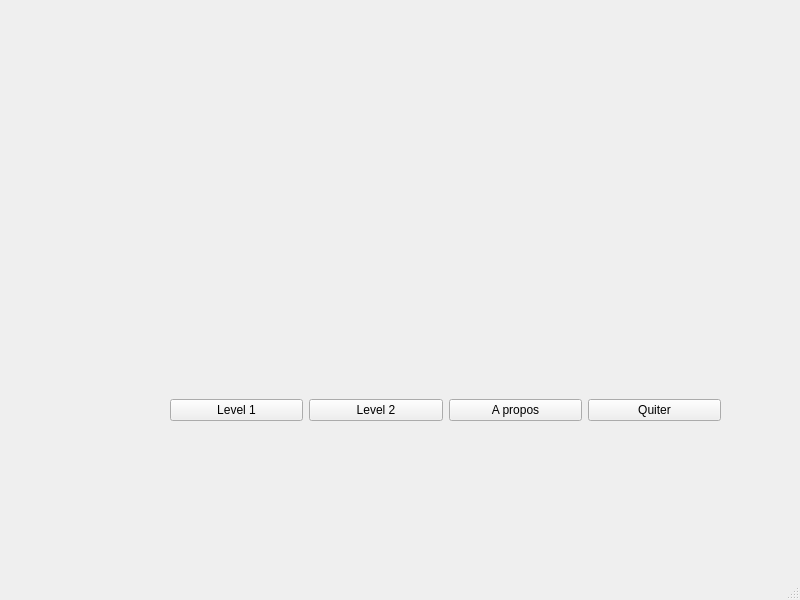
<?xml version="1.0" encoding="UTF-8"?>
<ui version="4.0">
 <class>MainWindow</class>
 <widget class="QMainWindow" name="MainWindow">
  <property name="geometry">
   <rect>
    <x>0</x>
    <y>0</y>
    <width>800</width>
    <height>600</height>
   </rect>
  </property>
  <property name="cursor">
   <cursorShape>PointingHandCursor</cursorShape>
  </property>
  <property name="windowTitle">
   <string>MainWindow</string>
  </property>
  <widget class="QWidget" name="centralwidget">
   <widget class="QWidget" name="horizontalLayoutWidget">
    <property name="geometry">
     <rect>
      <x>170</x>
      <y>370</y>
      <width>551</width>
      <height>80</height>
     </rect>
    </property>
    <layout class="QHBoxLayout" name="horizontalLayout">
     <item>
      <widget class="QPushButton" name="play_btn2">
       <property name="text">
        <string>Level 1</string>
       </property>
      </widget>
     </item>
     <item>
      <widget class="QPushButton" name="play_btn">
       <property name="text">
        <string>Level 2</string>
       </property>
      </widget>
     </item>
     <item>
      <widget class="QPushButton" name="aproposButton">
       <property name="cursor">
        <cursorShape>PointingHandCursor</cursorShape>
       </property>
       <property name="text">
        <string>A propos</string>
       </property>
      </widget>
     </item>
     <item>
      <widget class="QPushButton" name="pushButton">
       <property name="baseSize">
        <size>
         <width>100</width>
         <height>0</height>
        </size>
       </property>
       <property name="cursor">
        <cursorShape>PointingHandCursor</cursorShape>
       </property>
       <property name="text">
        <string>Quiter</string>
       </property>
      </widget>
     </item>
    </layout>
   </widget>
   <widget class="QLabel" name="label">
    <property name="geometry">
     <rect>
      <x>250</x>
      <y>80</y>
      <width>91</width>
      <height>171</height>
     </rect>
    </property>
    <property name="styleSheet">
     <string notr="true">image: url(:/new/prefix1/09.gif);</string>
    </property>
    <property name="text">
     <string/>
    </property>
    <property name="pixmap">
     <pixmap>../images/09.gif</pixmap>
    </property>
   </widget>
   <widget class="QLabel" name="label_2">
    <property name="geometry">
     <rect>
      <x>310</x>
      <y>120</y>
      <width>101</width>
      <height>181</height>
     </rect>
    </property>
    <property name="styleSheet">
     <string notr="true">image: url(:/new/prefix1/28.gif);</string>
    </property>
    <property name="text">
     <string/>
    </property>
    <property name="pixmap">
     <pixmap>../images/16.gif</pixmap>
    </property>
   </widget>
   <widget class="QLabel" name="label_3">
    <property name="geometry">
     <rect>
      <x>370</x>
      <y>80</y>
      <width>101</width>
      <height>181</height>
     </rect>
    </property>
    <property name="styleSheet">
     <string notr="true">image: url(:/new/prefix1/37.gif);</string>
    </property>
    <property name="text">
     <string/>
    </property>
    <property name="pixmap">
     <pixmap>../images/08.gif</pixmap>
    </property>
   </widget>
   <widget class="QLabel" name="label_4">
    <property name="geometry">
     <rect>
      <x>440</x>
      <y>120</y>
      <width>101</width>
      <height>181</height>
     </rect>
    </property>
    <property name="styleSheet">
     <string notr="true">image: url(:/new/prefix1/03.gif);</string>
    </property>
    <property name="text">
     <string/>
    </property>
    <property name="pixmap">
     <pixmap>../images/21.gif</pixmap>
    </property>
   </widget>
   <widget class="QLabel" name="label_5">
    <property name="geometry">
     <rect>
      <x>500</x>
      <y>80</y>
      <width>101</width>
      <height>181</height>
     </rect>
    </property>
    <property name="styleSheet">
     <string notr="true">image: url(:/new/prefix1/00.gif);</string>
    </property>
    <property name="text">
     <string/>
    </property>
    <property name="pixmap">
     <pixmap>../images/12.gif</pixmap>
    </property>
   </widget>
  </widget>
  <widget class="QStatusBar" name="statusbar"/>
 </widget>
 <resources/>
 <connections>
  <connection>
   <sender>pushButton</sender>
   <signal>clicked()</signal>
   <receiver>MainWindow</receiver>
   <slot>close()</slot>
   <hints>
    <hint type="sourcelabel">
     <x>594</x>
     <y>412</y>
    </hint>
    <hint type="destinationlabel">
     <x>180</x>
     <y>516</y>
    </hint>
   </hints>
  </connection>
 </connections>
</ui>
